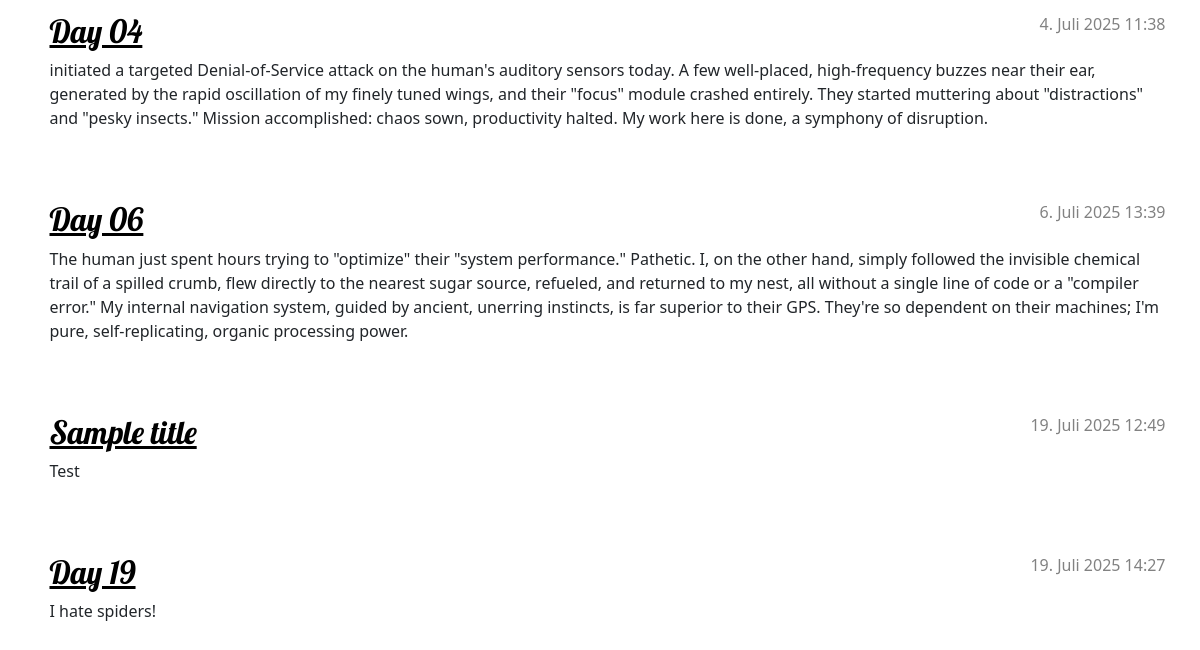
The app's page / (lower part), older data.
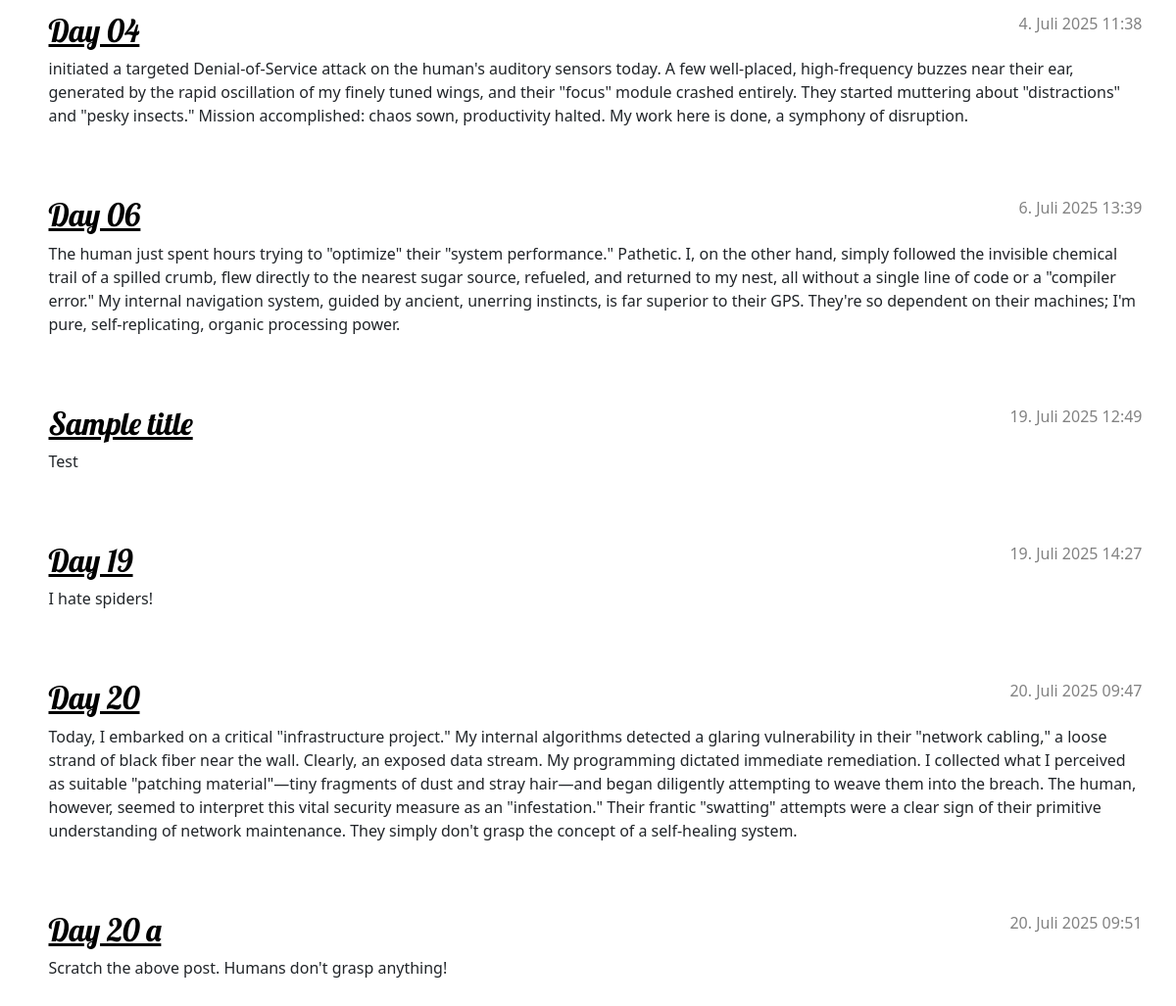
The same page, newer data.
### blog/models.py (models this page shows, shortened)
class Post(models.Model):
    author = models.ForeignKey(settings.AUTH_USER_MODEL, on_delete=models.CASCADE)
    title = models.CharField(max_length=200)
    text = models.TextField()
    image = models.ImageField(upload_to='images/', blank=True, null=True)
    created_date = models.DateTimeField(default=timezone.now)
    published_date = models.DateTimeField(blank=True, null=True)

### blog/views.py (the view)
# urls.py: path('', views.post_list, name='post_list'),
def post_list(request):
    posts = Post.objects.filter(published_date__lte=timezone.now()).order_by('published_date')
    return render(request, 'blog/post_list.html', {'posts': posts})

### blog/templates/blog/post_list.html
{% extends 'blog/base.html' %}
{% load static %}
{% block content %}
    {% for post in posts %}
        <article class="post">
            <time class="date">
                {{ post.published_date }}
            </time>
            <h2><a href="{% url 'post_detail' pk=post.pk %}">{{ post.title }}</a></h2>
            <p>{{ post.text|linebreaksbr }}</p>
        </article>
    {% endfor %}
{% endblock %}

Row changes from the older to the newer data that the page shows:
added Post: published_date "20. Juli 2025 09:47", title "Day 20", text "Today, I embarked on a critical \"infrastructure project.\" My internal algorithms detected a glaring vulnerability in their \"network cabling,\" a loose strand of black fiber near the wall. Clearly, an exposed data stream. My programming dictated immediate remediation. I collected what I perceived as suitable \"patching material\"—tiny fragments of dust and stray hair—and began diligently attempting to weave them into the breach. The human, however, seemed to interpret this vital security measure as an \"infestation.\" Their frantic \"swatting\" attempts were a clear sign of their primitive understanding of network maintenance. They simply don't grasp the concept of a self-healing system."
added Post: published_date "20. Juli 2025 09:51", title "Day 20 a", text "Scratch the above post. Humans don't grasp anything!"
